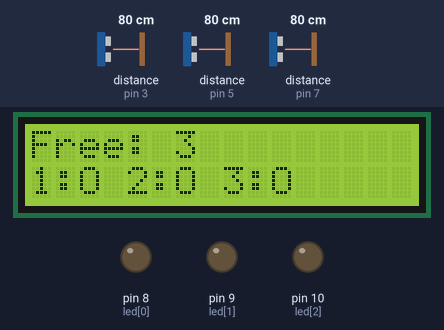
Recording of a sketch running on a simulated Arduino Uno, built with avr-gcc and run on an emulated ATmega328P. On the bench: 16×2 character LCD, output pins drawn as LEDs (lit = HIGH). Wiring (inferred from the names in the program): 3 × ultrasonic range finder: trigger pin 2, echo pin 3 / trigger pin 4, echo pin 5 / trigger pin 6, echo pin 7. The test bench sets the inputs (shaded band); at power-on: distance to the obstacle (sensors on pin 3, pin 5, pin 7) 80 cm. The echo pulse lasts 58.3 µs per cm; pins used as bus, display or sensor lines are not drawn.

Above: at 1.2 s.
1.3 s: distance to the obstacle (sensor on pin 3) set to 14 cm
2.8 s: distance to the obstacle (sensor on pin 3) set to 11 cm
At 3.28 s:
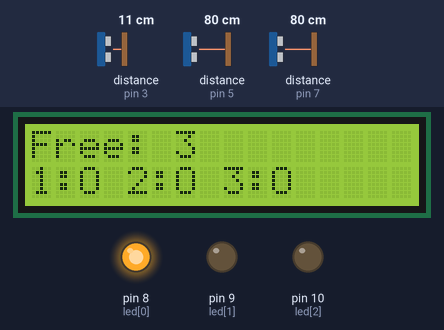
At 4.1 s:
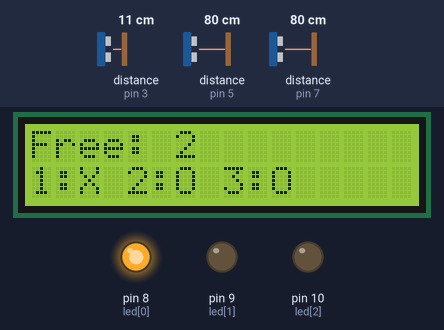
5.9 s: distance to the obstacle (sensor on pin 5) set to 15 cm
7.4 s: distance to the obstacle (sensor on pin 5) set to 11 cm
At 7.9 s:
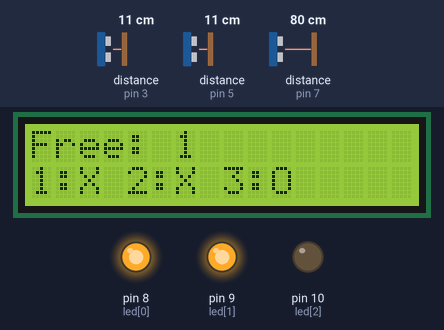
9.0 s: distance to the obstacle (sensor on pin 7) set to 13 cm
10.5 s: distance to the obstacle (sensor on pin 7) set to 10 cm
At 11.1 s:
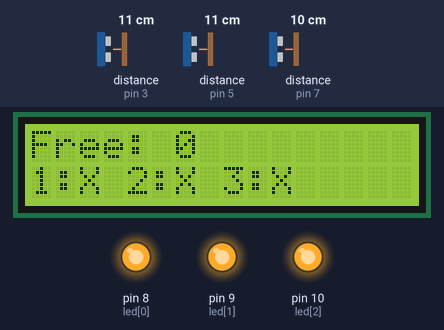
Timing chart, 0 to 13.2 s (numbered marks = the images above; inputs shaded):
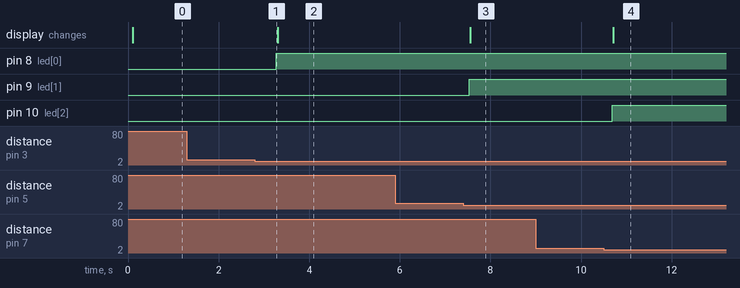

The sketch:

smart_parking.ino
```cpp
#include <Wire.h>
#include <LiquidCrystal_I2C.h>
LiquidCrystal_I2C lcd(0x27,16,2);
const byte trig[]={2,4,6}, echo[]={3,5,7}, led[]={8,9,10};
const int THRESHOLD=12;
long distanceCm(byte t, byte e){
  digitalWrite(t,LOW); delayMicroseconds(2);
  digitalWrite(t,HIGH); delayMicroseconds(10); digitalWrite(t,LOW);
  long d=pulseIn(e,HIGH,30000); return d?d/58:999;
}
void setup(){
  for(int i=0;i<3;i++){pinMode(trig[i],OUTPUT);pinMode(echo[i],INPUT);pinMode(led[i],OUTPUT);}
  lcd.init(); lcd.backlight();
}
void loop(){
  int freeSlots=0; bool occupied[3];
  for(int i=0;i<3;i++){occupied[i]=distanceCm(trig[i],echo[i])<THRESHOLD;
    digitalWrite(led[i],occupied[i]); if(!occupied[i]) freeSlots++;}
  lcd.clear(); lcd.setCursor(0,0); lcd.print("Free: "); lcd.print(freeSlots);
  lcd.setCursor(0,1); lcd.print("1:");lcd.print(occupied[0]?"X":"O");
  lcd.print(" 2:");lcd.print(occupied[1]?"X":"O");
  lcd.print(" 3:");lcd.print(occupied[2]?"X":"O");
  delay(500);
}
```

Measured:
- the behaviour switches between 13 and 12 cm on distance to the obstacle (sensor on pin 3) (found by bisection; images 0 and 1)
- the behaviour switches between 13 and 12 cm on distance to the obstacle (sensor on pin 5) (found by bisection; images 2 and 3)
- the behaviour switches between 12 and 11 cm on distance to the obstacle (sensor on pin 7) (found by bisection; images 3 and 4)
- after the input at 1.3 s, every drawn part: stays the same
- after the input at 2.8 s, pin 8 (led[0]): LOW → HIGH after 0.48 s
- after the input at 5.9 s, every drawn part: stays the same
- after the input at 7.4 s, pin 9 (led[1]): LOW → HIGH after 0.13 s; the display: changes after 0.15 s (image 3)
- after the input at 9.0 s, every drawn part: stays the same
- after the input at 10.5 s, pin 10 (led[2]): LOW → HIGH after 0.19 s; the display: changes after 0.21 s (image 4)
